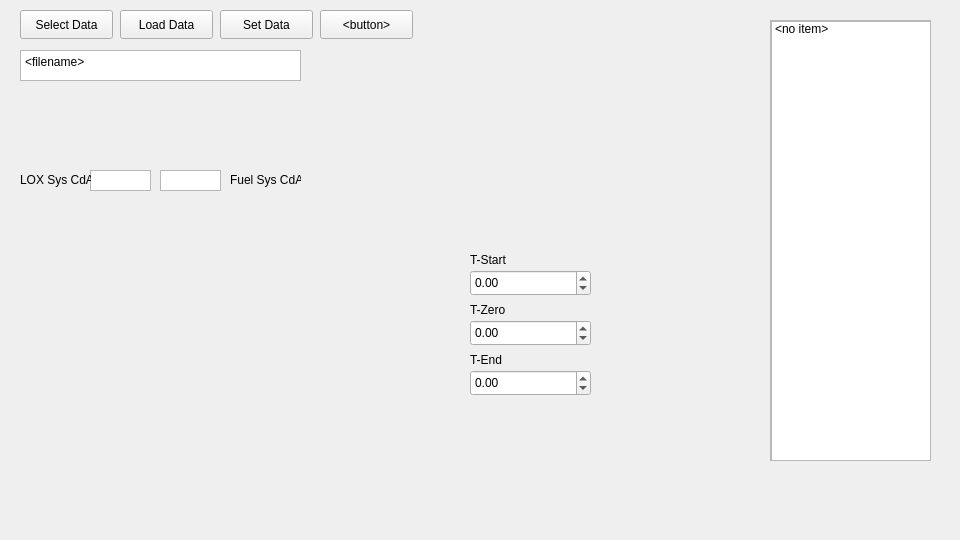
<?xml version="1.0" encoding="UTF-8"?>
<ui version="4.0">
 <class>MainWindow</class>
 <widget class="QWidget" name="MainWindow">
  <property name="geometry">
   <rect>
    <x>0</x>
    <y>0</y>
    <width>960</width>
    <height>540</height>
   </rect>
  </property>
  <property name="windowTitle">
   <string>DANGUI Nouveau v0.0</string>
  </property>
  <widget class="QPushButton" name="loadDataButton">
   <property name="geometry">
    <rect>
     <x>120</x>
     <y>10</y>
     <width>93</width>
     <height>29</height>
    </rect>
   </property>
   <property name="text">
    <string>Load Data</string>
   </property>
   <property name="default">
    <bool>false</bool>
   </property>
  </widget>
  <widget class="QScrollArea" name="scrollArea">
   <property name="geometry">
    <rect>
     <x>770</x>
     <y>20</y>
     <width>161</width>
     <height>441</height>
    </rect>
   </property>
   <property name="widgetResizable">
    <bool>true</bool>
   </property>
   <widget class="QWidget" name="scrollAreaWidgetContents">
    <property name="geometry">
     <rect>
      <x>0</x>
      <y>0</y>
      <width>159</width>
      <height>439</height>
     </rect>
    </property>
    <widget class="QListWidget" name="sensorList">
     <property name="geometry">
      <rect>
       <x>0</x>
       <y>0</y>
       <width>161</width>
       <height>441</height>
      </rect>
     </property>
     <item>
      <property name="text">
       <string>&lt;no item&gt;</string>
      </property>
     </item>
    </widget>
   </widget>
  </widget>
  <widget class="PlotWidget" name="centralPlot" native="true">
   <property name="geometry">
    <rect>
     <x>470</x>
     <y>20</y>
     <width>291</width>
     <height>221</height>
    </rect>
   </property>
  </widget>
  <widget class="QPushButton" name="selectDataButton">
   <property name="geometry">
    <rect>
     <x>20</x>
     <y>10</y>
     <width>93</width>
     <height>29</height>
    </rect>
   </property>
   <property name="text">
    <string>Select Data</string>
   </property>
  </widget>
  <widget class="QTextEdit" name="filenameText">
   <property name="geometry">
    <rect>
     <x>20</x>
     <y>50</y>
     <width>281</width>
     <height>31</height>
    </rect>
   </property>
   <property name="readOnly">
    <bool>true</bool>
   </property>
   <property name="html">
    <string>&lt;!DOCTYPE HTML PUBLIC &quot;-//W3C//DTD HTML 4.0//EN&quot; &quot;http://www.w3.org/TR/REC-html40/strict.dtd&quot;&gt;
&lt;html&gt;&lt;head&gt;&lt;meta name=&quot;qrichtext&quot; content=&quot;1&quot; /&gt;&lt;meta charset=&quot;utf-8&quot; /&gt;&lt;style type=&quot;text/css&quot;&gt;
p, li { white-space: pre-wrap; }
hr { height: 1px; border-width: 0; }
li.unchecked::marker { content: &quot;\2610&quot;; }
li.checked::marker { content: &quot;\2612&quot;; }
&lt;/style&gt;&lt;/head&gt;&lt;body style=&quot; font-family:'Segoe UI'; font-size:9pt; font-weight:400; font-style:normal;&quot;&gt;
&lt;p style=&quot; margin-top:0px; margin-bottom:0px; margin-left:0px; margin-right:0px; -qt-block-indent:0; text-indent:0px;&quot;&gt;&amp;lt;filename&amp;gt;&lt;/p&gt;&lt;/body&gt;&lt;/html&gt;</string>
   </property>
  </widget>
  <widget class="QDoubleSpinBox" name="tStart">
   <property name="geometry">
    <rect>
     <x>470</x>
     <y>270</y>
     <width>121</width>
     <height>26</height>
    </rect>
   </property>
   <property name="minimum">
    <double>-1000000.000000000000000</double>
   </property>
   <property name="maximum">
    <double>1000000.000000000000000</double>
   </property>
  </widget>
  <widget class="QDoubleSpinBox" name="tZero">
   <property name="geometry">
    <rect>
     <x>470</x>
     <y>320</y>
     <width>121</width>
     <height>26</height>
    </rect>
   </property>
   <property name="minimum">
    <double>-1000000.000000000000000</double>
   </property>
   <property name="maximum">
    <double>1000000.000000000000000</double>
   </property>
  </widget>
  <widget class="QDoubleSpinBox" name="tEnd">
   <property name="geometry">
    <rect>
     <x>470</x>
     <y>370</y>
     <width>121</width>
     <height>26</height>
    </rect>
   </property>
   <property name="minimum">
    <double>-1000000.000000000000000</double>
   </property>
   <property name="maximum">
    <double>1000000.000000000000000</double>
   </property>
  </widget>
  <widget class="QLabel" name="tStartLabel">
   <property name="geometry">
    <rect>
     <x>470</x>
     <y>250</y>
     <width>63</width>
     <height>20</height>
    </rect>
   </property>
   <property name="text">
    <string>T-Start</string>
   </property>
  </widget>
  <widget class="QLabel" name="tZeroLabel">
   <property name="geometry">
    <rect>
     <x>470</x>
     <y>300</y>
     <width>63</width>
     <height>20</height>
    </rect>
   </property>
   <property name="text">
    <string>T-Zero</string>
   </property>
  </widget>
  <widget class="QLabel" name="tEndLabel">
   <property name="geometry">
    <rect>
     <x>470</x>
     <y>350</y>
     <width>63</width>
     <height>20</height>
    </rect>
   </property>
   <property name="text">
    <string>T-End</string>
   </property>
  </widget>
  <widget class="QPushButton" name="setDataButton">
   <property name="geometry">
    <rect>
     <x>220</x>
     <y>10</y>
     <width>93</width>
     <height>29</height>
    </rect>
   </property>
   <property name="text">
    <string>Set Data</string>
   </property>
   <property name="default">
    <bool>false</bool>
   </property>
  </widget>
  <widget class="QPushButton" name="saveDataButton">
   <property name="geometry">
    <rect>
     <x>320</x>
     <y>10</y>
     <width>93</width>
     <height>29</height>
    </rect>
   </property>
   <property name="text">
    <string>&lt;button&gt;</string>
   </property>
   <property name="default">
    <bool>false</bool>
   </property>
  </widget>
  <widget class="QPlainTextEdit" name="plainTextEdit">
   <property name="geometry">
    <rect>
     <x>90</x>
     <y>170</y>
     <width>61</width>
     <height>21</height>
    </rect>
   </property>
   <property name="verticalScrollBarPolicy">
    <enum>Qt::ScrollBarPolicy::ScrollBarAlwaysOff</enum>
   </property>
   <property name="horizontalScrollBarPolicy">
    <enum>Qt::ScrollBarPolicy::ScrollBarAlwaysOff</enum>
   </property>
   <property name="lineWrapMode">
    <enum>QPlainTextEdit::LineWrapMode::NoWrap</enum>
   </property>
  </widget>
  <widget class="QLabel" name="LOXSysLabel">
   <property name="geometry">
    <rect>
     <x>20</x>
     <y>170</y>
     <width>71</width>
     <height>20</height>
    </rect>
   </property>
   <property name="text">
    <string>LOX Sys CdA</string>
   </property>
  </widget>
  <widget class="QPlainTextEdit" name="plainTextEdit_2">
   <property name="geometry">
    <rect>
     <x>160</x>
     <y>170</y>
     <width>61</width>
     <height>21</height>
    </rect>
   </property>
   <property name="verticalScrollBarPolicy">
    <enum>Qt::ScrollBarPolicy::ScrollBarAlwaysOff</enum>
   </property>
   <property name="horizontalScrollBarPolicy">
    <enum>Qt::ScrollBarPolicy::ScrollBarAlwaysOff</enum>
   </property>
   <property name="lineWrapMode">
    <enum>QPlainTextEdit::LineWrapMode::NoWrap</enum>
   </property>
  </widget>
  <widget class="QLabel" name="LOXSysLabel_2">
   <property name="geometry">
    <rect>
     <x>230</x>
     <y>170</y>
     <width>71</width>
     <height>20</height>
    </rect>
   </property>
   <property name="text">
    <string>Fuel Sys CdA</string>
   </property>
  </widget>
 </widget>
 <customwidgets>
  <customwidget>
   <class>PlotWidget</class>
   <extends>QWidget</extends>
   <header>pyqtgraph</header>
   <container>1</container>
  </customwidget>
 </customwidgets>
 <resources/>
 <connections/>
</ui>
